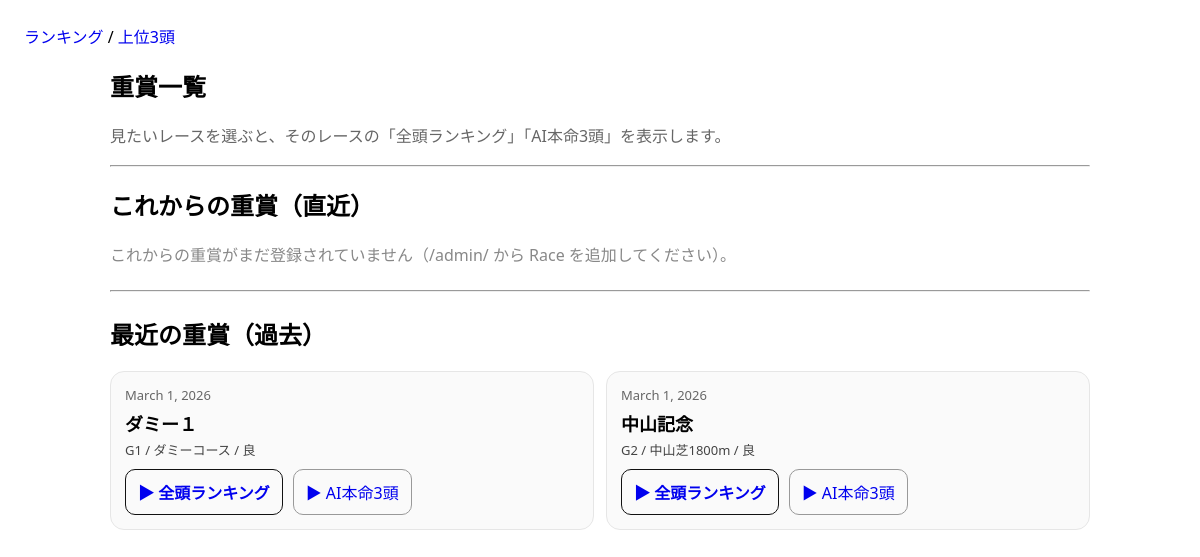
Before: /races/ with the older database file.
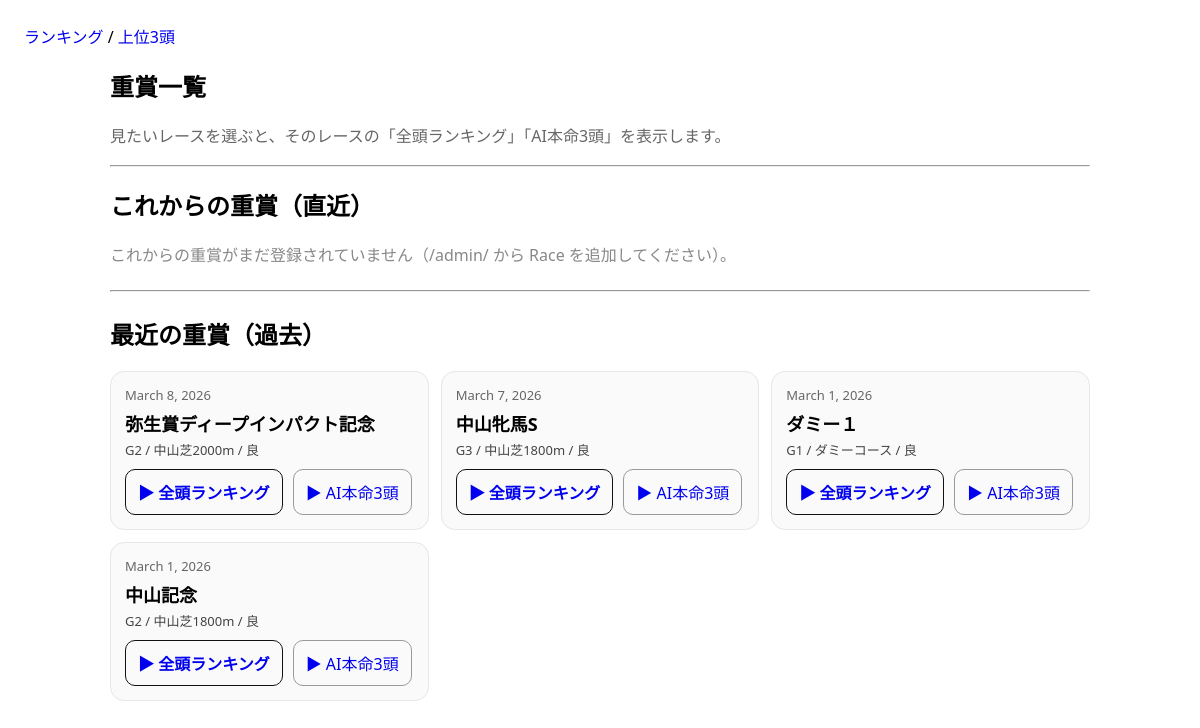
After: the same page with the newer database file.
### keibaapp_1/models.py (models this page shows, shortened)
class Race(models.Model):
    GRADE_CHOICES = [("G1", "G1"), ("G2", "G2"), ("G3", "G3")]
    name = models.CharField(max_length=100)
    race_date = models.DateField()
    course = models.CharField(max_length=100)  # 例：東京 ダ1600
    grade = models.CharField(max_length=2, choices=GRADE_CHOICES)
    track_condition = models.CharField(max_length=10, blank=True, default="")  # 良/稍/重/不
    pace = models.CharField(max_length=1, blank=True, default="")  # S/M/H
    pace_comment = models.CharField(max_length=100, blank=True, default="")
    created_at = models.DateTimeField(auto_now_add=True)

### keibaapp_1/views.py (the view)
# urls.py: path("races/", views.races_page, name="races_page"),
def races_page(request):
    today = now().date()
    upcoming = Race.objects.filter(race_date__gte=today).order_by("race_date")[:20]
    recent = Race.objects.filter(race_date__lt=today).order_by("-race_date")[:20]
    return render(request, "keibaapp_1/races.html", {
        "upcoming": upcoming,
        "recent": recent,
        "today": today,
    })

### keibaapp_1/templates/keibaapp_1/races.html (shortened to what this page needs)
{% extends "keibaapp_1/base.html" %}
{% block content %}
<section style="max-width: 980px; margin: 0 auto;">
  <h1>重賞一覧</h1>
  <p style="color:#666;">
    見たいレースを選ぶと、そのレースの「全頭ランキング」「AI本命3頭」を表示します。
  </p>
  <hr style="margin: 18px 0;">
  <h2>これからの重賞（直近）</h2>
  {% if upcoming %}
    <div style="display:grid; grid-template-columns: repeat(auto-fit, minmax(260px, 1fr)); gap: 12px;">
      {% for r in upcoming %}
        <div style="border:1px solid #e6e6e6; border-radius:14px; padding:14px; background:#fff;">
          <div style="font-size:13px; color:#666;">{{ r.race_date }}</div>
          <div style="font-weight:800; font-size:18px; margin:6px 0 4px;">{{ r.name }}</div>
          <div style="color:#444; font-size:13px;">
            {{ r.grade }} / {{ r.course }}
            {% if r.track_condition %} / {{ r.track_condition }}{% endif %}
          </div>
          <div style="display:flex; gap:10px; flex-wrap:wrap; margin-top: 10px;">
            <a href="/race/?race_id={{ r.id }}" style="padding:10px 12px; border-radius:10px; border:1px solid #111; text-decoration:none; font-weight:700;">
              ▶ 全頭ランキング
            </a>
            <a href="/top/?race_id={{ r.id }}" style="padding:10px 12px; border-radius:10px; border:1px solid #999; text-decoration:none;">
              ▶ AI本命3頭
            </a>
          </div>
        </div>
      {% endfor %}
    </div>
  {% else %}
    <p style="color:#888;">これからの重賞がまだ登録されていません（/admin/ から Race を追加してください）。</p>
  {% endif %}
  <hr style="margin: 24px 0;">
  <h2>最近の重賞（過去）</h2>
  {% if recent %}
    <div style="display:grid; grid-template-columns: repeat(auto-fit, minmax(260px, 1fr)); gap: 12px;">
      {% for r in recent %}
        <div style="border:1px solid #e6e6e6; border-radius:14px; padding:14px; background:#fafafa;">
          <div style="font-size:13px; color:#666;">{{ r.race_date }}</div>
          <div style="font-weight:800; font-size:18px; margin:6px 0 4px;">{{ r.name }}</div>
          <div style="color:#444; font-size:13px;">
            {{ r.grade }} / {{ r.course }}
            {% if r.track_condition %} / {{ r.track_condition }}{% endif %}
          </div>
          <div style="display:flex; gap:10px; flex-wrap:wrap; margin-top: 10px;">
            <a href="/race/?race_id={{ r.id }}" style="padding:10px 12px; border-radius:10px; border:1px solid #111; text-decoration:none; font-weight:700;">
              ▶ 全頭ランキング
            </a>
            <a href="/top/?race_id={{ r.id }}" style="padding:10px 12px; border-radius:10px; border:1px solid #999; text-decoration:none;">
              ▶ AI本命3頭
            </a>
          </div>
        </div>
      {% endfor %}
    </div>
  {% else %}
    <p style="color:#888;">過去レースがありません。</p>
  {% endif %}
</section>
{% endblock %}

Changed rows visible on the page:
added Race: race_date "March 8, 2026", name "弥生賞ディープインパクト記念", grade "G2", course "中山芝2000m", track_condition "良"
added Race: race_date "March 7, 2026", name "中山牝馬S", grade "G3", course "中山芝1800m", track_condition "良"
